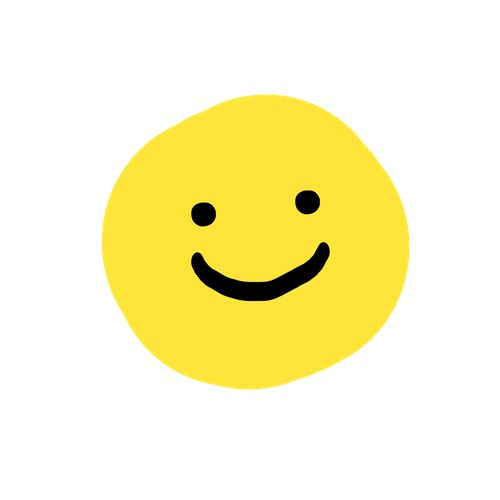
#> input picture final_project/assets/img/smiley.jpg, 500 x 500 px
$ python plot_image.py
#> lines starting #> are read from the running program, lines starting #| are printed output that depends on the picture; after the words box and inside, x2 and y2 are one past the last pixel; in counts of white or black regions, pixels touching at a corner belong together
#!/usr/bin/env python

import cv2
import numpy as np
from PIL import Image

def process_image(image_path, canvas_width, canvas_height):
    # Load the image
#> called with image_path = '../../assets/img/smiley.jpg', canvas_width = 50, canvas_height = 50
    img = cv2.imread(image_path, cv2.IMREAD_GRAYSCALE)
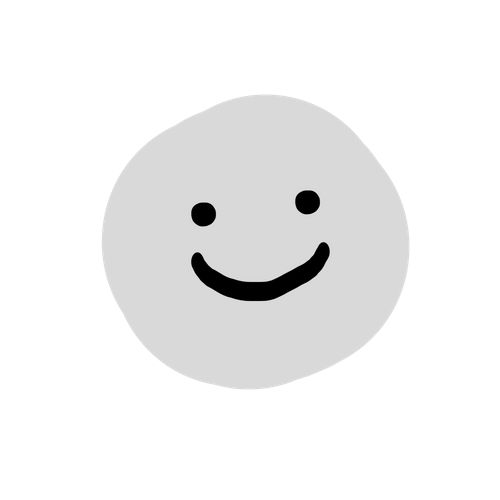
#> img: shape (500, 500); min 0, max 255, mean 241.1

    # Get original dimensions and compute aspect ratio
    original_height, original_width = img.shape
#> original_height = 500; original_width = 500
    aspect_ratio = original_width / original_height
#> aspect_ratio = 1

    # Calculate new dimensions while maintaining aspect ratio
    if canvas_width / canvas_height > aspect_ratio:
        new_height = canvas_height
        new_width = int(aspect_ratio * canvas_height)
    else:
        new_width = canvas_width
        new_height = int(canvas_width / aspect_ratio)
#> new_height = 50

    # Resize the image to fit within the canvas
    resized_img = cv2.resize(img, (new_width, new_height), interpolation=cv2.INTER_AREA)

    # Convert to a PIL image and apply Floyd-Steinberg dithering
    pil_image = Image.fromarray(resized_img)
    dithered_image = pil_image.convert("1")  # Convert to black-and-white using dithering
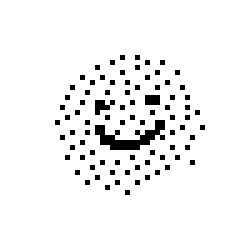
#> dithered_image: PIL image 50x50 1 (shown 5 times larger); 94.8% white; black in thin lines or dots, all inside (x1, y1, x2, y2) = (11, 11, 41, 39)

    return dithered_image

def print_ascii_art(image):
    # Convert the image to a binary array (0 for white, 1 for black)
    binary_array = (np.array(image) == 0).astype(int)  # 0 is black in "1" mode

    # Generate the ASCII art
    ascii_art = "\n".join("".join("#" if pixel == 1 else " " for pixel in row) for row in binary_array)

    # Print the ASCII art
    print(ascii_art)

# Example usage
image_path = "../../assets/img/smiley.jpg"   # Add image path
canvas_width, canvas_height = 50, 50       # Example canvas size in pixels
dithered_image = process_image(image_path, canvas_width, canvas_height)
# dithered_image.show()
print_ascii_art(dithered_image)

$ run again, with final_project/assets/img/cat.jpg copied over final_project/assets/img/smiley.jpg
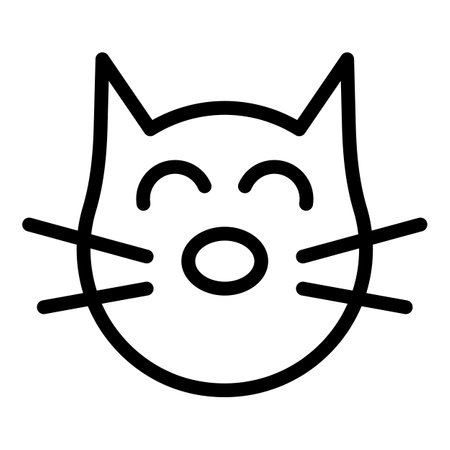
#> input picture final_project/assets/img/cat.jpg, 450 x 450 px
#> in process_image, img is the input picture: shape (450, 450); min 0, max 255, mean 220.4
#> in process_image, `resized_img = cv2.resize(img, (new_width, new_height), interpolation=c..`:
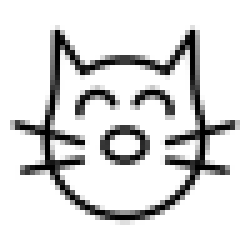
#> resized_img: shape (50, 50) (shown 5 times larger); min 0, max 255, mean 220.4
#> in process_image, `dithered_image = pil_image.convert("1")`:
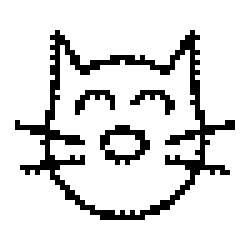
#> dithered_image: PIL image 50x50 1 (shown 5 times larger); 86.5% white; black in thin lines or dots, all inside (x1, y1, x2, y2) = (3, 6, 47, 44)

$ run again, with final_project/assets/img/fish.jpg copied over final_project/assets/img/smiley.jpg
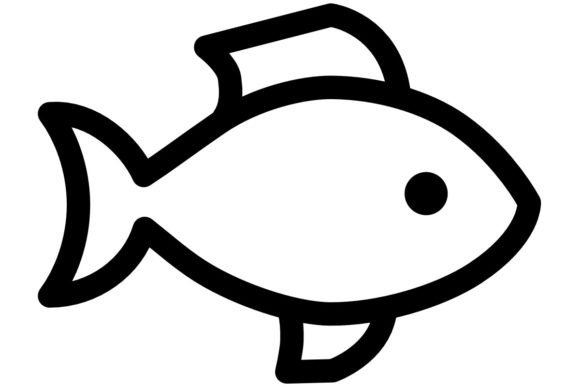
#> input picture final_project/assets/img/fish.jpg, 580 x 387 px
#> in process_image, img is the input picture: shape (387, 580); min 0, max 255, mean 205.7
#> in process_image, `resized_img = cv2.resize(img, (new_width, new_height), interpolation=c..`:
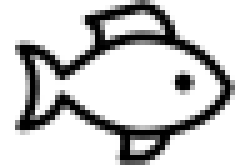
#> resized_img: shape (33, 50) (shown 5 times larger); min 0, max 255, mean 205.7
#> in process_image, `dithered_image = pil_image.convert("1")`:
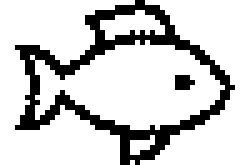
#> dithered_image: PIL image 50x33 1 (shown 5 times larger); 80.8% white; black in thin lines or dots, all inside (x1, y1, x2, y2) = (3, 0, 47, 33)
